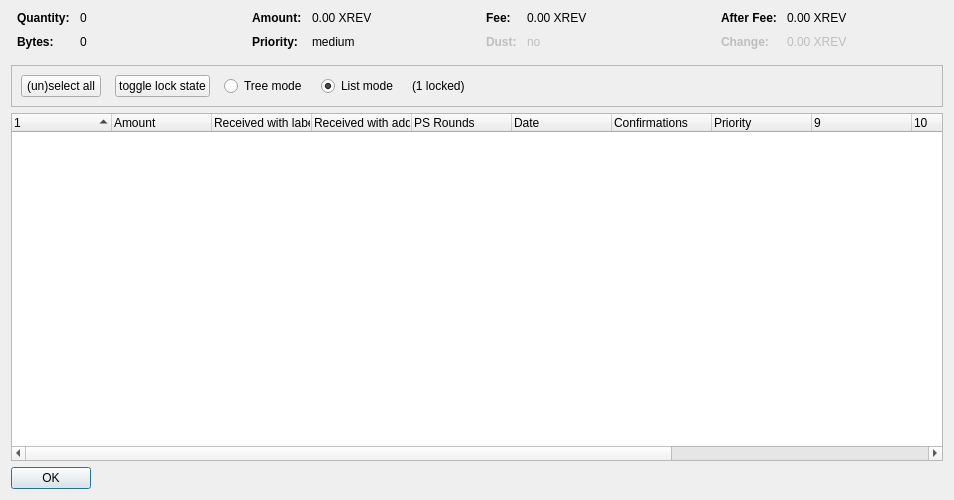
<?xml version="1.0" encoding="UTF-8"?>
<ui version="4.0">
 <class>CoinControlDialog</class>
 <widget class="QDialog" name="CoinControlDialog">
  <property name="geometry">
   <rect>
    <x>0</x>
    <y>0</y>
    <width>954</width>
    <height>500</height>
   </rect>
  </property>
  <property name="windowTitle">
   <string>Coin Selection</string>
  </property>
  <layout class="QVBoxLayout" name="verticalLayout">
   <item>
    <layout class="QHBoxLayout" name="horizontalLayoutTop" stretch="0,0,0,0">
     <property name="topMargin">
      <number>0</number>
     </property>
     <property name="bottomMargin">
      <number>10</number>
     </property>
     <item>
      <layout class="QFormLayout" name="formLayoutCoinControl1">
       <property name="horizontalSpacing">
        <number>10</number>
       </property>
       <property name="verticalSpacing">
        <number>10</number>
       </property>
       <property name="leftMargin">
        <number>6</number>
       </property>
       <property name="rightMargin">
        <number>6</number>
       </property>
       <item row="0" column="0">
        <widget class="QLabel" name="labelCoinControlQuantityText">
         <property name="font">
          <font>
           <weight>75</weight>
           <bold>true</bold>
          </font>
         </property>
         <property name="text">
          <string>Quantity:</string>
         </property>
        </widget>
       </item>
       <item row="0" column="1">
        <widget class="QLabel" name="labelCoinControlQuantity">
         <property name="cursor">
          <cursorShape>IBeamCursor</cursorShape>
         </property>
         <property name="contextMenuPolicy">
          <enum>Qt::ActionsContextMenu</enum>
         </property>
         <property name="text">
          <string notr="true">0</string>
         </property>
         <property name="textInteractionFlags">
          <set>Qt::LinksAccessibleByMouse|Qt::TextSelectableByKeyboard|Qt::TextSelectableByMouse</set>
         </property>
        </widget>
       </item>
       <item row="1" column="0">
        <widget class="QLabel" name="labelCoinControlBytesText">
         <property name="font">
          <font>
           <weight>75</weight>
           <bold>true</bold>
          </font>
         </property>
         <property name="text">
          <string>Bytes:</string>
         </property>
        </widget>
       </item>
       <item row="1" column="1">
        <widget class="QLabel" name="labelCoinControlBytes">
         <property name="cursor">
          <cursorShape>IBeamCursor</cursorShape>
         </property>
         <property name="contextMenuPolicy">
          <enum>Qt::ActionsContextMenu</enum>
         </property>
         <property name="text">
          <string notr="true">0</string>
         </property>
         <property name="textInteractionFlags">
          <set>Qt::LinksAccessibleByMouse|Qt::TextSelectableByKeyboard|Qt::TextSelectableByMouse</set>
         </property>
        </widget>
       </item>
      </layout>
     </item>
     <item>
      <layout class="QFormLayout" name="formLayoutCoinControl2">
       <property name="horizontalSpacing">
        <number>10</number>
       </property>
       <property name="verticalSpacing">
        <number>10</number>
       </property>
       <property name="leftMargin">
        <number>6</number>
       </property>
       <property name="rightMargin">
        <number>6</number>
       </property>
       <item row="0" column="0">
        <widget class="QLabel" name="labelCoinControlAmountText">
         <property name="font">
          <font>
           <weight>75</weight>
           <bold>true</bold>
          </font>
         </property>
         <property name="text">
          <string>Amount:</string>
         </property>
        </widget>
       </item>
       <item row="0" column="1">
        <widget class="QLabel" name="labelCoinControlAmount">
         <property name="cursor">
          <cursorShape>IBeamCursor</cursorShape>
         </property>
         <property name="contextMenuPolicy">
          <enum>Qt::ActionsContextMenu</enum>
         </property>
         <property name="text">
          <string notr="true">0.00 XREV</string>
         </property>
         <property name="textInteractionFlags">
          <set>Qt::LinksAccessibleByMouse|Qt::TextSelectableByKeyboard|Qt::TextSelectableByMouse</set>
         </property>
        </widget>
       </item>
       <item row="1" column="0">
        <widget class="QLabel" name="labelCoinControlPriorityText">
         <property name="font">
          <font>
           <weight>75</weight>
           <bold>true</bold>
          </font>
         </property>
         <property name="text">
          <string>Priority:</string>
         </property>
        </widget>
       </item>
       <item row="1" column="1">
        <widget class="QLabel" name="labelCoinControlPriority">
         <property name="cursor">
          <cursorShape>IBeamCursor</cursorShape>
         </property>
         <property name="contextMenuPolicy">
          <enum>Qt::ActionsContextMenu</enum>
         </property>
         <property name="text">
          <string>medium</string>
         </property>
         <property name="textInteractionFlags">
          <set>Qt::LinksAccessibleByMouse|Qt::TextSelectableByKeyboard|Qt::TextSelectableByMouse</set>
         </property>
        </widget>
       </item>
      </layout>
     </item>
     <item>
      <layout class="QFormLayout" name="formLayoutCoinControl3">
       <property name="horizontalSpacing">
        <number>10</number>
       </property>
       <property name="verticalSpacing">
        <number>10</number>
       </property>
       <property name="leftMargin">
        <number>6</number>
       </property>
       <property name="rightMargin">
        <number>6</number>
       </property>
       <item row="0" column="0">
        <widget class="QLabel" name="labelCoinControlFeeText">
         <property name="font">
          <font>
           <weight>75</weight>
           <bold>true</bold>
          </font>
         </property>
         <property name="text">
          <string>Fee:</string>
         </property>
        </widget>
       </item>
       <item row="0" column="1">
        <widget class="QLabel" name="labelCoinControlFee">
         <property name="cursor">
          <cursorShape>IBeamCursor</cursorShape>
         </property>
         <property name="contextMenuPolicy">
          <enum>Qt::ActionsContextMenu</enum>
         </property>
         <property name="text">
          <string notr="true">0.00 XREV</string>
         </property>
         <property name="textInteractionFlags">
          <set>Qt::LinksAccessibleByMouse|Qt::TextSelectableByKeyboard|Qt::TextSelectableByMouse</set>
         </property>
        </widget>
       </item>
       <item row="1" column="0">
        <widget class="QLabel" name="labelCoinControlLowOutputText">
         <property name="enabled">
          <bool>false</bool>
         </property>
         <property name="font">
          <font>
           <weight>75</weight>
           <bold>true</bold>
          </font>
         </property>
         <property name="text">
          <string>Dust:</string>
         </property>
        </widget>
       </item>
       <item row="1" column="1">
        <widget class="QLabel" name="labelCoinControlLowOutput">
         <property name="enabled">
          <bool>false</bool>
         </property>
         <property name="cursor">
          <cursorShape>IBeamCursor</cursorShape>
         </property>
         <property name="contextMenuPolicy">
          <enum>Qt::ActionsContextMenu</enum>
         </property>
         <property name="text">
          <string>no</string>
         </property>
         <property name="textInteractionFlags">
          <set>Qt::LinksAccessibleByMouse|Qt::TextSelectableByKeyboard|Qt::TextSelectableByMouse</set>
         </property>
        </widget>
       </item>
      </layout>
     </item>
     <item>
      <layout class="QFormLayout" name="formLayoutCoinControl4">
       <property name="horizontalSpacing">
        <number>10</number>
       </property>
       <property name="verticalSpacing">
        <number>10</number>
       </property>
       <property name="leftMargin">
        <number>6</number>
       </property>
       <property name="rightMargin">
        <number>6</number>
       </property>
       <item row="0" column="0">
        <widget class="QLabel" name="labelCoinControlAfterFeeText">
         <property name="font">
          <font>
           <weight>75</weight>
           <bold>true</bold>
          </font>
         </property>
         <property name="text">
          <string>After Fee:</string>
         </property>
        </widget>
       </item>
       <item row="0" column="1">
        <widget class="QLabel" name="labelCoinControlAfterFee">
         <property name="cursor">
          <cursorShape>IBeamCursor</cursorShape>
         </property>
         <property name="contextMenuPolicy">
          <enum>Qt::ActionsContextMenu</enum>
         </property>
         <property name="text">
          <string notr="true">0.00 XREV</string>
         </property>
         <property name="textInteractionFlags">
          <set>Qt::LinksAccessibleByMouse|Qt::TextSelectableByKeyboard|Qt::TextSelectableByMouse</set>
         </property>
        </widget>
       </item>
       <item row="1" column="0">
        <widget class="QLabel" name="labelCoinControlChangeText">
         <property name="enabled">
          <bool>false</bool>
         </property>
         <property name="font">
          <font>
           <weight>75</weight>
           <bold>true</bold>
          </font>
         </property>
         <property name="text">
          <string>Change:</string>
         </property>
        </widget>
       </item>
       <item row="1" column="1">
        <widget class="QLabel" name="labelCoinControlChange">
         <property name="enabled">
          <bool>false</bool>
         </property>
         <property name="cursor">
          <cursorShape>IBeamCursor</cursorShape>
         </property>
         <property name="contextMenuPolicy">
          <enum>Qt::ActionsContextMenu</enum>
         </property>
         <property name="text">
          <string notr="true">0.00 XREV</string>
         </property>
         <property name="textInteractionFlags">
          <set>Qt::LinksAccessibleByMouse|Qt::TextSelectableByKeyboard|Qt::TextSelectableByMouse</set>
         </property>
        </widget>
       </item>
      </layout>
     </item>
    </layout>
   </item>
   <item>
    <widget class="QFrame" name="frame">
     <property name="minimumSize">
      <size>
       <width>0</width>
       <height>40</height>
      </size>
     </property>
     <property name="frameShape">
      <enum>QFrame::StyledPanel</enum>
     </property>
     <property name="frameShadow">
      <enum>QFrame::Sunken</enum>
     </property>
     <layout class="QHBoxLayout" name="horizontalLayout">
      <item>
       <layout class="QHBoxLayout" name="horizontalLayoutPanel" stretch="0,0,0,0,0,0">
        <property name="spacing">
         <number>14</number>
        </property>
        <item>
         <widget class="QPushButton" name="pushButtonSelectAll">
          <property name="sizePolicy">
           <sizepolicy hsizetype="Maximum" vsizetype="Fixed">
            <horstretch>0</horstretch>
            <verstretch>0</verstretch>
           </sizepolicy>
          </property>
          <property name="text">
           <string>(un)select all</string>
          </property>
          <property name="autoDefault">
           <bool>false</bool>
          </property>
         </widget>
        </item>
        <item>
         <widget class="QPushButton" name="pushButtonToggleLock">
          <property name="sizePolicy">
           <sizepolicy hsizetype="Maximum" vsizetype="Fixed">
            <horstretch>0</horstretch>
            <verstretch>0</verstretch>
           </sizepolicy>
          </property>
          <property name="text">
           <string>toggle lock state</string>
          </property>
          <property name="autoDefault">
           <bool>false</bool>
          </property>
         </widget>
        </item>
        <item>
         <widget class="QRadioButton" name="radioTreeMode">
          <property name="sizePolicy">
           <sizepolicy hsizetype="Maximum" vsizetype="Fixed">
            <horstretch>0</horstretch>
            <verstretch>0</verstretch>
           </sizepolicy>
          </property>
          <property name="text">
           <string>Tree mode</string>
          </property>
         </widget>
        </item>
        <item>
         <widget class="QRadioButton" name="radioListMode">
          <property name="sizePolicy">
           <sizepolicy hsizetype="Maximum" vsizetype="Fixed">
            <horstretch>0</horstretch>
            <verstretch>0</verstretch>
           </sizepolicy>
          </property>
          <property name="text">
           <string>List mode</string>
          </property>
          <property name="checked">
           <bool>true</bool>
          </property>
         </widget>
        </item>
        <item>
         <widget class="QLabel" name="labelLocked">
          <property name="text">
           <string>(1 locked)</string>
          </property>
         </widget>
        </item>
        <item>
         <spacer name="horizontalSpacer">
          <property name="orientation">
           <enum>Qt::Horizontal</enum>
          </property>
          <property name="sizeHint" stdset="0">
           <size>
            <width>40</width>
            <height>20</height>
           </size>
          </property>
         </spacer>
        </item>
       </layout>
      </item>
     </layout>
    </widget>
   </item>
   <item>
    <widget class="CoinControlTreeWidget" name="treeWidget">
     <property name="contextMenuPolicy">
      <enum>Qt::CustomContextMenu</enum>
     </property>
     <property name="sortingEnabled">
      <bool>false</bool>
     </property>
     <property name="columnCount">
      <number>13</number>
     </property>
     <attribute name="headerShowSortIndicator" stdset="0">
      <bool>true</bool>
     </attribute>
     <attribute name="headerStretchLastSection">
      <bool>false</bool>
     </attribute>
     <column>
      <property name="text">
       <string/>
      </property>
     </column>
     <column>
      <property name="text">
       <string>Amount</string>
      </property>
     </column>
     <column>
      <property name="text">
       <string>Received with label</string>
      </property>
     </column>
     <column>
      <property name="text">
       <string>Received with address</string>
      </property>
     </column>
     <column>
      <property name="text">
       <string>PS Rounds</string>
      </property>
     </column>
     <column>
      <property name="text">
       <string>Date</string>
      </property>
     </column>
     <column>
      <property name="text">
       <string>Confirmations</string>
      </property>
      <property name="toolTip">
       <string>Confirmed</string>
      </property>
     </column>
     <column>
      <property name="text">
       <string>Priority</string>
      </property>
     </column>
     <column>
      <property name="text">
       <string/>
      </property>
     </column>
     <column>
      <property name="text">
       <string/>
      </property>
     </column>
     <column>
      <property name="text">
       <string/>
      </property>
     </column>
     <column>
      <property name="text">
       <string/>
      </property>
     </column>
     <column>
      <property name="text">
       <string/>
      </property>
     </column>
    </widget>
   </item>
   <item>
    <widget class="QDialogButtonBox" name="buttonBox">
     <property name="sizePolicy">
      <sizepolicy hsizetype="Maximum" vsizetype="Fixed">
       <horstretch>0</horstretch>
       <verstretch>0</verstretch>
      </sizepolicy>
     </property>
     <property name="orientation">
      <enum>Qt::Horizontal</enum>
     </property>
     <property name="standardButtons">
      <set>QDialogButtonBox::Ok</set>
     </property>
    </widget>
   </item>
  </layout>
 </widget>
 <customwidgets>
  <customwidget>
   <class>CoinControlTreeWidget</class>
   <extends>QTreeWidget</extends>
   <header>coincontroltreewidget.h</header>
  </customwidget>
 </customwidgets>
 <resources/>
 <connections/>
</ui>
